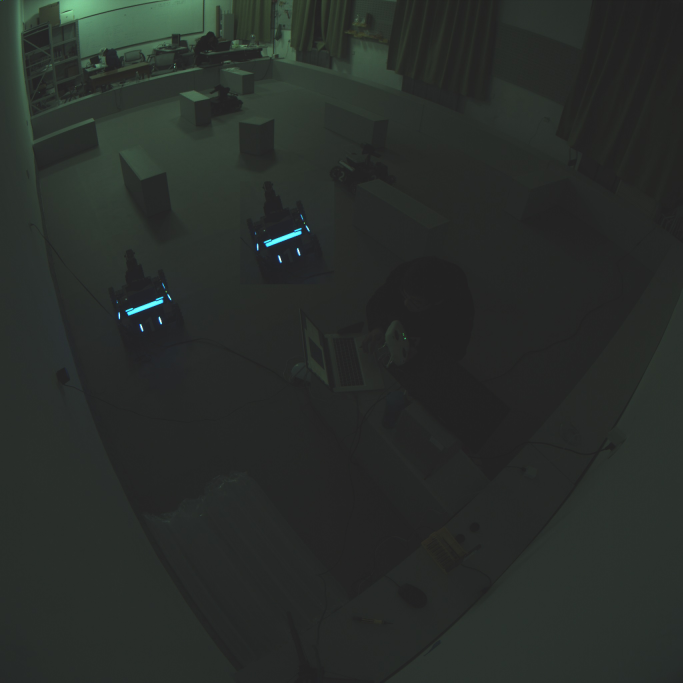
//> input picture 哨岗部分/pics/test_image.jpg, 2048 x 2048 px (shown at 1/3 size)
$ ./test   (built with g++ and OpenCV 4)
//> lines starting //> are read from the running program, lines starting //| are printed output that depends on the picture; after the words box and inside, x2 and y2 are one past the last pixel; in counts of white or black regions, pixels touching at a corner belong together
#pragma once
#define _WINSOCK_DEPRECATED_NO_WARNINGS
#include <iostream>
#include <string>
#include <sstream>
// OpenCV includes
#include "opencv2/core.hpp"
#include "opencv2/imgproc.hpp"
#include "opencv2/highgui.hpp"
#include <opencv2/calib3d.hpp>
#include <opencv2/opencv.hpp>
#include <opencv2/gpu/gpu.hpp>

using namespace cv;
using namespace std;


	//全局变量

	//变换矩阵，坐标矩阵
	Mat mask(3, 3, CV_64FC1);
	Mat org(3, 1, CV_64FC1);
	Mat res(3, 1, CV_64FC1);

	Mat org1(3, 1, CV_64FC1);
	Mat res1(3, 1, CV_64FC1);

	Mat mask2(3, 3, CV_64FC1);
	Mat org2(3, 1, CV_64FC1);
	Mat res2(3, 1, CV_64FC1);

	Mat org3(3, 1, CV_64FC1);
	Mat res3(3, 1, CV_64FC1);

	//标定点，时间戳
	int k = 0;
	static Point edge;
	Point a, b, c, d;
	double t, tc;

	Mat dst;

	// [10 lines of commented-out code are left out]
	Point predict_pt_A_1;
	Point predict_pt_B_1;
	Point predict_pt_A_2;
	Point predict_pt_B_2;

	double final_x_1_A = 0;
	double final_y_1_A = 0;
	double final_x_1_B = 0;
	double final_y_1_B = 0;
	double final_x_2_A = 0;
	double final_y_2_A = 0;
	double final_x_2_B = 0;
	double final_y_2_B = 0;

	//最小距离阈值
	int min_detection_distance = 90;

	// [47 lines left out: function onMouse1, not called in this run]


	void main()
	{
		Mat dst;
		Mat cameraMatrix = Mat::eye(3, 3, CV_64F);
		Mat distCoeffs = Mat::zeros(5, 1, CV_64F);
		Mat view, rview, map1, map2;
		Size imageSize;

		while (1) {
			//图像传输
			cv::Mat src = imread("pics/test_image.jpg");
//> src is the input picture: 2048 rows x 2048 cols, CV_8UC3; mean B, G, R 41.9, 45.2, 40.5
			resize(src, src, Size(1024,1024));
//> src: 1024 rows x 1024 cols, CV_8UC3
			//相机畸变矫正
			Mat frameCalibration;
			cameraMatrix.at<double>(0, 0) = 6.355809472341207e+02;
			cameraMatrix.at<double>(0, 1) = 0;
			cameraMatrix.at<double>(0, 2) = 5.048749733034192e+02;
			cameraMatrix.at<double>(1, 1) = 6.356741995280925e+02;
			cameraMatrix.at<double>(1, 2) = 4.825381259048260e+02;
			cameraMatrix.at<double>(2, 2) = 1;

			distCoeffs.at<double>(0, 0) = -0.264788000153760;
			distCoeffs.at<double>(1, 0) = 0.046394008673741;
			distCoeffs.at<double>(2, 0) = 0.004060476522896;
			distCoeffs.at<double>(3, 0) = 3.429612389369573e-04;
			distCoeffs.at<double>(4, 0) = 0;
			imageSize = Size(1024, 1024);
			initUndistortRectifyMap(cameraMatrix, distCoeffs, Mat(),
				getOptimalNewCameraMatrix(cameraMatrix, distCoeffs, imageSize, 1, imageSize, 0),
				imageSize, CV_16SC2, map1, map2);
			remap(src, frameCalibration, map1, map2, INTER_LINEAR);
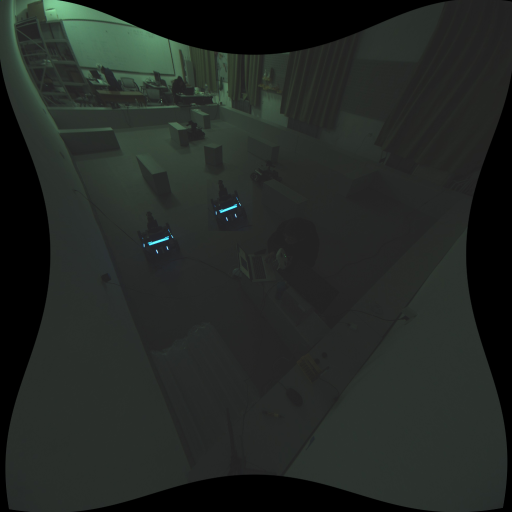
//> frameCalibration: 1024 rows x 1024 cols, CV_8UC3 (shown at 1/2 size); mean B, G, R 36.2, 39.6, 34.9
			resize(frameCalibration, frameCalibration, Size(src.rows*0.8, src.cols*0.8));
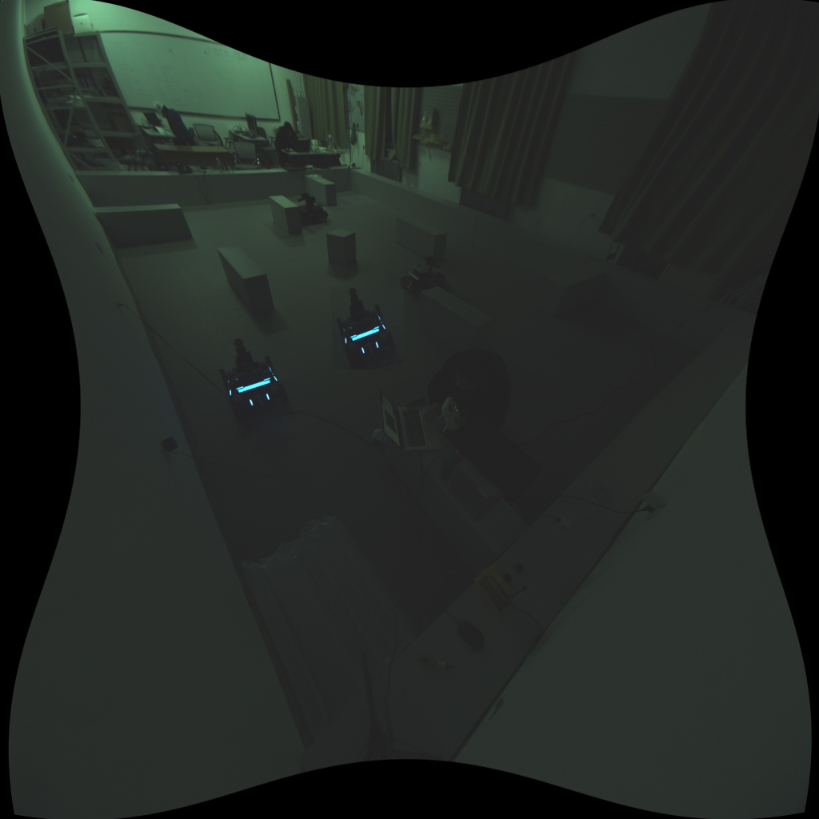
//> frameCalibration: 819 rows x 819 cols, CV_8UC3; mean B, G, R 36.1, 39.6, 34.9
			frameCalibration.copyTo(dst);

			imshow("src", frameCalibration);

			setMouseCallback("src", onMouse1, &frameCalibration);
			//waitKey(30);
			char c = waitKey();
//> the Esc key is pressed
			//标定完成，进入相机流
			if (c == 27) {
				destroyWindow("src");
				break;
			};


		}
		// [20 lines of commented-out code are left out]
		final_x_1_A = 0;
		final_y_1_A = 0;
		final_x_1_B = 0;
		final_y_1_B = 0;

		double final_x_all = 0;
		double final_y_all = 0;
		double final_x_all1 = 0;
		double final_y_all1 = 0;

		int times = 0;
		int times1 = 0;

		//畸变矫正
		Mat frameCalibration1, one;
		cv::Mat src1 = imread("pics/test_image.jpg");
		resize(src1, src1, Size(1024, 1024));
		//resize(src1, src1, Size(1024, 1024));
		t = getTickCount();
		remap(src1, frameCalibration1, map1, map2, INTER_NEAREST);

		// [10 lines of commented-out code are left out]
		inRange(frameCalibration1, Scalar(200, 200, 90), Scalar(255, 255, 150), one);
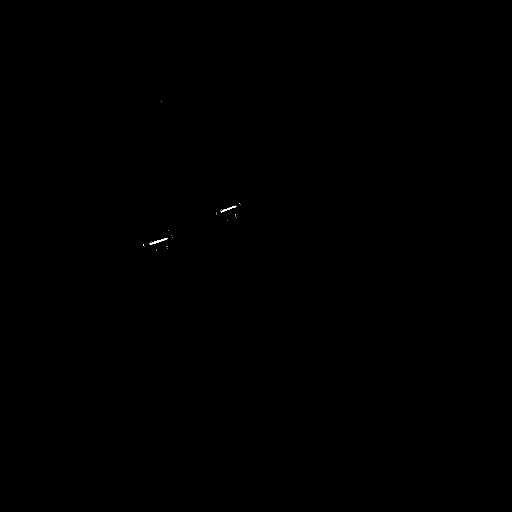
//> one: 1024 rows x 1024 cols, CV_8UC1 (shown at 1/2 size); 0.02% white; 23 white regions (21 under 20 px), largest, box (x1, y1, x2, y2) and area: (299, 476, 336, 489) 124, (441, 411, 473, 425) 96
		dilate(one, dst, Mat());
//> dst: 1024 rows x 1024 cols, CV_8UC1; 0.06% white; 12 white regions (5 under 20 px)
		//dilate(dst, dst, Mat());
		//imshow("dst", dst);
		//imshow("fram", frameCalibration1);
		RotatedRect rect;
		RotatedRect rect1;
		vector<vector<Point>> contours;
		findContours(dst, contours, RETR_EXTERNAL, CHAIN_APPROX_NONE);
//> contours = 12 contours, 10 with area under 20; largest, box (x1, y1, x2, y2) and area: (298, 475, 337, 490) 197, (440, 410, 474, 426) 166
		// [8 lines of commented-out code are left out]
		for (size_t i = 0; i < contours.size(); i++) {
			double area = contourArea(contours[i]);

			//cout << "灯条ID:" << i << "   面积：" << area << endl;
			//if (area < 10||area>100) continue;
			rect = minAreaRect(contours[i]);
			org = (Mat_<double>(3, 1) << rect.center.x, rect.center.y, 1);
			res = mask * org;
			double *x = res.ptr<double>(0, 0);
			double *y = res.ptr<double>(1, 0);
			double *z = res.ptr<double>(2, 0);
			//变换后灯条的中心坐标
			double x_1 = *x / *z;
			double y_1 = *y / *z;
			if ((x_1 < 0) || (x_1 > 808) || (y_1 < 0) || (y_1 > 448)) continue;

			rect1 = minAreaRect(contours[0]);

			org1 = (Mat_<double>(3, 1) << rect1.center.x, rect1.center.y, 1);
			res1 = mask * org1;
			double *x2 = res1.ptr<double>(0, 0);
			double *y2 = res1.ptr<double>(1, 0);
			double *z2 = res1.ptr<double>(2, 0);
			double x_2 = *x2 / *z2;
			double y_2 = *y2 / *z2;
			//if ((x_2 < 0) || (x_2 > 808) || (y_2 < 0) || (y_2 > 448)) continue;
			//cout << x_2 << "  " << y_2 << endl;

			//灯条间距计算
			double distance = sqrt((x_1 - x_2)*(x_1 - x_2) +
				(y_1 - y_2)*(y_1 - y_2));
			//cout << "灯条间距：" << distance << endl;

			//灯条聚类（A车）
			if (distance <= min_detection_distance) {
				//final_x_all_src = final_x_all_src + rect.center.x;
				//final_y_all_src = final_y_all_src + rect.center.y;
				final_x_all = final_x_all + x_1;
				final_y_all = final_y_all + y_1;
				times++;

			}
			//灯条聚类（B车）
			else {
				//final_x_all_src1 = final_x_all_src1 + rect.center.x;
				//final_y_all_src1 = final_y_all_src1 + rect.center.y;
				final_x_all1 = final_x_all1 + x_1;
				final_y_all1 = final_y_all1 + y_1;
				times1++;
			}

		}
//> this loop made 12 passes
//> (area, rect, org) on passes 4, 10: (197, centre (317.1, 482.2), size (40.2, 7.5), angle -13.6, [317.1, 482.2, 1]), (165.5, centre (456.5, 417.6), size (35.3, 7.3), angle -15.9, [456.5, 417.6, 1])
//> after the loop, final_x_all = 0; final_y_all = 0; times = 0; final_x_all1 = nan; final_y_all1 = nan; times1 = 12
		//A车坐标
		if (times > 0) {

			//final_x_src = final_x_all_src / times;
			//final_y_src = final_y_all_src / times;
			final_x_1_A = final_x_all / times;
			final_y_1_A = final_y_all / times;

			// [4 lines of commented-out code are left out]

		}
		//B车坐标
		if (times1 > 0) {

			//final_x_src1 = final_x_all_src1 / times1;
			//final_y_src1 = final_y_all_src1 / times1;
			final_x_1_B = final_x_all1 / times1;
//> final_x_1_B = nan
			final_y_1_B = final_y_all1 / times1;
//> final_y_1_B = nan

			// [4 lines of commented-out code are left out]
		}

		// [8 lines of commented-out code are left out]
		if (final_x_1_A > 0 || final_x_1_B > 0) {

			// [32 lines of commented-out code are left out]

			double timeconsume = (getTickCount() - t) / getTickFrequency();
			printf("哨岗1帧数： %.2f\n", 1 / timeconsume);
			Mat out;
			warpPerspective(frameCalibration1, out, mask, Size(808, 448));
			if (final_x_1_A > 0&& final_x_1_A <808) {
				circle(out, Point(final_x_1_A, final_y_1_A), 5, Scalar(0, 0, 255), 3);
				//circle(out, predict_pt_A_1, 5, Scalar(255, 0, 0), 3);
				cout << "哨岗1：A车坐标：" << final_x_1_A << " " << final_y_1_A << endl;
			}
			if (final_x_1_B > 0&& final_x_1_B<808) {
				circle(out, Point(final_x_1_B, final_y_1_B), 5, Scalar(0, 255, 0), 3);
				//circle(out, predict_pt_B_1, 5, Scalar(0, 255, 0), 3);
				cout << "哨岗1：B车坐标：" << final_x_1_B << " " << final_y_1_B << endl;
			}

			imshow("全局视角1", out);
			waitKey(0);
		}
	}
